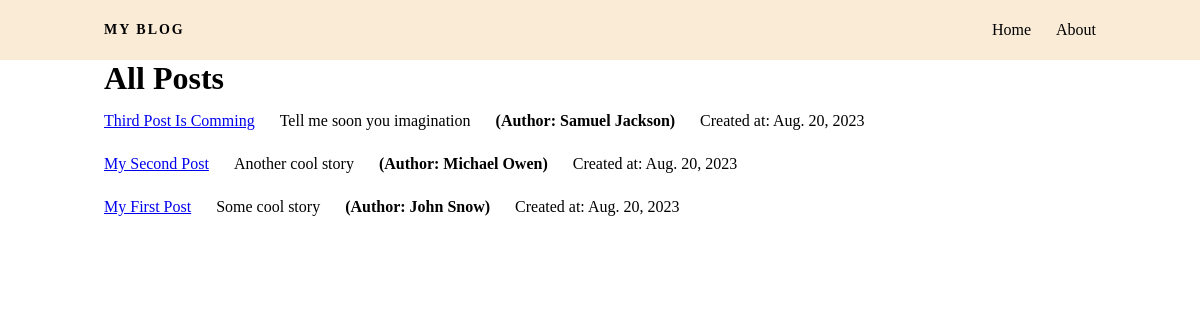
Before: / with the older database file.
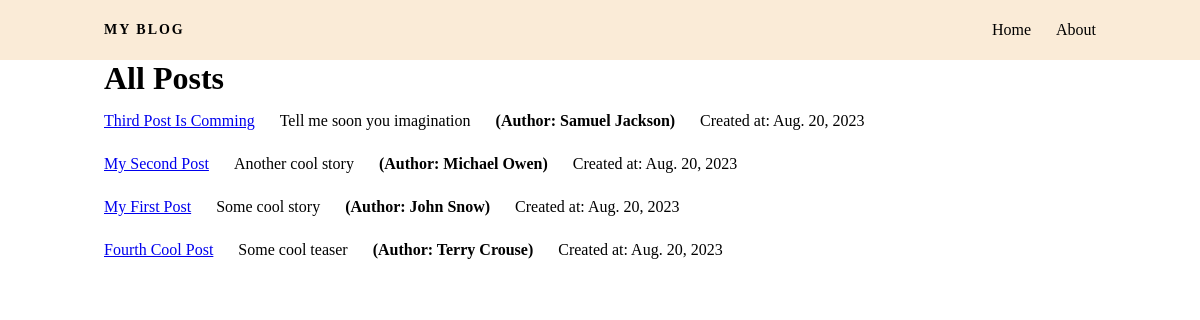
After: the same page with the newer database file.
### blog/models.py (models this page shows, shortened)
class Post(models.Model):
    title = models.CharField(max_length=50, validators=[
        MinLengthValidator(3), MaxLengthValidator(50)
    ])
    slug = models.SlugField(null=False, unique=True)
    excerpt = models.CharField(max_length=150)
    image_name = models.CharField(max_length=255)
    date = models.DateField(auto_now_add=True)
    content = models.TextField()
    author = models.ForeignKey(
        Author, on_delete=models.SET_NULL, null=True, related_name='posts')
    tags = models.ManyToManyField(Tag)

class Author(models.Model):
    first_name = models.CharField(max_length=100)
    last_name = models.CharField(max_length=100)
    email = models.EmailField()

### blog/views.py (the view)
# urls.py: path('', views.index, name='blog-home'),
def index(request):
    LIMIT = 10
    posts = get_list_or_404(Post.objects.order_by('-date', '-title')[:LIMIT])
    return render(request, template_name='blog/index.html', context={
        'posts': posts
    })

### blog/templates/blog/index.html (shortened to what this page needs)
{% extends 'layout.html' %}
{% load static %}
{% block css_links %}
    <link rel="stylesheet" href="{% static 'blog/css/index.css' %}" />
{% endblock css_links %}
{% block content %}
    <div class="container">
        <h1 class="heading">All Posts</h1>
        <ul class="post-list">
            {% for post in posts %}
                <li>
                    <a href="{% url 'blog-post-detail' post.slug %}">{{ post.title | title }}</a>
                    <p>{{ post.excerpt }}</p>
                    <b>(Author: {{ post.author.first_name }} {{ post.author.last_name }})</b>
                    <p>Created at: {{ post.date }}</p>
                </li>
            {% endfor %}
        </ul>
    </div>
{% endblock content %}

### templates/layout.html (shortened to what this page needs)
{% load static %}
<!DOCTYPE html>
<html lang="en">
<head>
    <link rel="stylesheet" href="{% static 'css/global.css' %}">
    {% block css_links %}{% endblock css_links %}
</head>
<body>
    {% include 'partials/navbar.html' %}
    {% block content %}{% endblock content %}
</body>
</html>

### templates/partials/navbar.html
{% load static %}
{% block css_links %}
    <link rel="stylesheet" href="{% static 'css/navbar.css' %}">
{% endblock css_links %}
<nav class="nav">
    <div class="container">
        <div class="navbar">
            <a class="brand" href="{% url 'blog-home' %}">My Blog</a>
            <ul class="nav-menu">
                <li><a href="{% url 'blog-home' %}">Home</a></li>
                <li><a href="{% url 'blog-about' %}">About</a></li>
            </ul>
        </div>
    </div>
</nav>

### static/css/global.css (style rules this page uses)
* { margin: 0; padding: 0; }
.container { max-width: 992px; width: 100%; margin: 0 auto; }

### blog/static/blog/css/index.css (style rules this page uses)
.heading { margin-bottom: 15px; }
.post-list { list-style: none; display: flex; flex-direction: column; gap: 25px; }
.post-list li { display: flex; gap: 25px; }

### static/css/navbar.css (style rules this page uses)
.nav { background-color: antiquewhite; }
.navbar { display: flex; justify-content: space-between; align-items: center; min-height: 60px; }
.navbar a { text-decoration: none; color: #000; }
.navbar .brand { font-size: 14px; font-weight: 600; text-transform: uppercase; letter-spacing: 2px; }
.navbar .nav-menu { list-style: none; display: flex; gap: 25px; align-items: center; }

Changed rows visible on the page:
added Post: title "Fourth Cool Post", excerpt "Some cool teaser", author.first_name "Terry", author.last_name "Crouse", date "Aug. 20, 2023"
